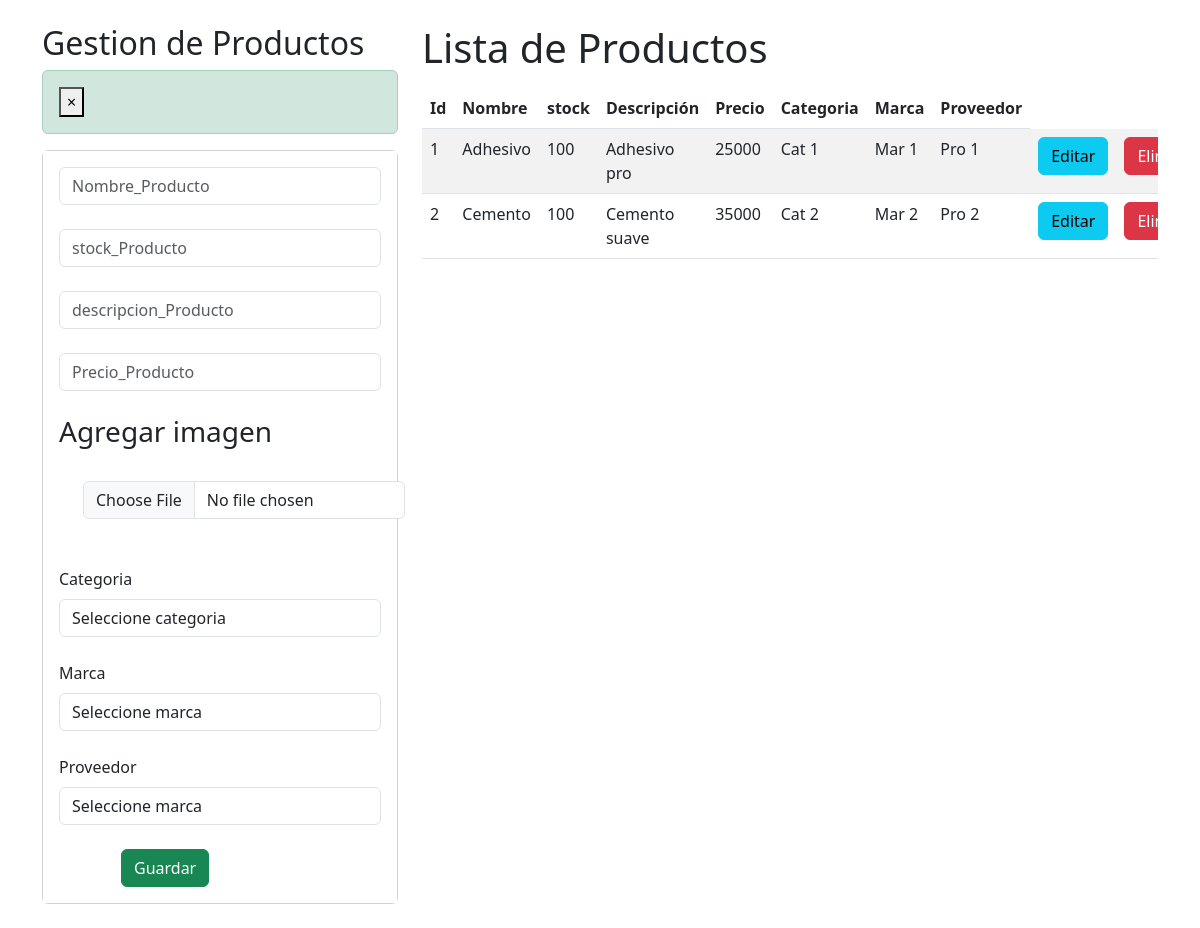
/crud_productos, run on the app's committed database.
### Ferremax/models.py (models this page shows, shortened)
class producto(models.Model):
    idProducto = models.AutoField(primary_key=True)
    nombreProducto = models.CharField(max_length=20, blank=False, null=False)
    stockProducto = models.IntegerField()
    descripcionProducto = models.CharField(max_length=100, blank=False, null=False)
    precioProducto = models.IntegerField()
    imagenProducto = models.ImageField(upload_to='productos/', null=True, blank=True)
    categoria = models.ForeignKey("categoria", on_delete=models.CASCADE)
    marca = models.ForeignKey("marca", on_delete=models.CASCADE)
    proveedor = models.ForeignKey("proveedor", on_delete=models.CASCADE)

class categoria(models.Model):
    idCategoria = models.AutoField(primary_key=True)
    nombreCategoria = models.CharField(max_length=50, blank=False, null=False)
    def __str__(self):
        return str(self.nombreCategoria)

class marca(models.Model):
    idMarca = models.AutoField(primary_key=True)
    nombreMarca = models.CharField(max_length=50, blank=False, null=False)
    def __str__(self):
        return str(self.nombreMarca)

class proveedor(models.Model):
    idProveedor = models.AutoField(primary_key=True)
    nombreProveedor = models.CharField(max_length=50, blank=False, null=False)
    def __str__(self):
        return str(self.nombreProveedor)

### Ferremax/views.py (the view, shortened to what this page needs)
# urls.py: path("crud_productos", crud_productos, name="crud_productos"),
def crud_productos(request):
    if request.method != "POST":
        mar = marca.objects.all()
        cat = categoria.objects.all()
        pro = proveedor.objects.all()
        produ = producto.objects.all()
        context = {
            "marca": mar,
            "categoria": cat,
            "proveedor": pro,
            "productos": produ
        }
        return render(request, "core/crud_productos.html", context)

### Ferremax/templates/core/crud_productos.html (shortened to what this page needs)
<!DOCTYPE html>
<html>
  {% load static %}
  <head>
    <link href="https://cdn.jsdelivr.net/npm/bootstrap@5.3.0/dist/css/bootstrap.min.css" rel="stylesheet">
  </head>
    <body>
        <div id="cont_fondo">
            <div class="container py-4">
                <div class="row">
                    <div class="col-sm-12 col-md-6 col-lg-4 col-xl-4">
                        <h2>Gestion de Productos</h2>
                        <div class="alert alert-dismissible alert-success">
                            <button type="button" class="close" data-dismiss="alert">&times;</button>
                        </div>
                        <div class="card">
                            <div class="card-body" style="background-color: white;">
                                <form action="crud_productos" method="POST" enctype="multipart/form-data">
                                    <div class="form-group">
                                        <input type="text" id="txtNombre_Producto" name="txtNombre_Producto" class="form-control" placeholder="Nombre_Producto" minlength="4"  maxlength="30" required>
                                        <br>
                                        <input type="number" id="txtstock_Producto" name="txtstock_Producto" class="form-control" placeholder="stock_Producto" minlength="4" maxlength="10" required>
                                        <br>
                                        <input type="text" id="txtdescripcion_Producto" name="txtdescripcion_Producto" class="form-control" placeholder="descripcion_Producto" minlength="10" maxlength="100" required>
                                        <br>
                                        <input type="number" id="txtPrecio_Producto" name="txtPrecio_Producto" class="form-control" placeholder="Precio_Producto" minlength="4" maxlength="9" required>
                                        <br>
                                        <label for="imagen_producto" class="form-label h3">Agregar imagen</label>
                                        <input  type="file" name="imagen_producto" id="imagen_producto" class="m-4 form-control">
                                        <br>
                                        <label for="categoria" class="form-label">Categoria</label>
                                        <select name="categoria" class="form-control" id="categoria" required>
                                          <option value="" selected disabled>Seleccione categoria</option>
                                        </select>
                                        <br>
                                        <label for="marca" class="form-label">Marca</label>
                                        <select name="marca" class="form-control" id="marca" required>
                                          <option value="" selected disabled>Seleccione marca</option>
                                        </select>
                                        <br>
                                        <label for="proveedor" class="form-label">Proveedor</label>
                                        <select name="proveedor" class="form-control" id="proveedor" required>
                                          <option value="" selected disabled>Seleccione marca</option>
                                        </select>
                                    </div>
                                    <br>
                                    <div class="row" style="margin-left: 50px; display: flex;">
                                        <div class="form-group">
                                            <button type="submit" class="btn btn-success btn-block text-white">Guardar</button>
                                        </div>
                                        <br>
                                    </div>
                                </form>
                            </div>
                        </div>
                    </div>
                    <div class="col-sm-12 col-md-6 col-lg-8 col-xl-8">
                        <h1>Lista de Productos</h1>
                        <div class="table-responsive py-2">
                            <table class="table table-striped">
                                <thead>
                                    <tr>
                                        <th>Id</th>
                                        <th>Nombre</th>
                                        <th>stock</th>
                                        <th>Descripción</th>
                                        <th>Precio</th>
                                        <th>Categoria</th>
                                        <th>Marca</th>
                                        <th>Proveedor</th>
                                    </tr>
                                </thead>
                                <tbody>
                                    {% for p in productos %}
                                    <tr>
                                        <td>{{p.idProducto}}</td>
                                        <td>{{p.nombreProducto}}</td>
                                        <td>{{p.stockProducto}}</td>
                                        <td>{{p.descripcionProducto}}</td>
                                        <td>{{p.precioProducto}}</td>
                                        <td>{{p.categoria}}</td>
                                        <td>{{p.marca}}</td>
                                        <td>{{p.proveedor}}</td>
                                        <td><a href="/edicion_producto/{{p.idProducto}}" class="btn btn-info">Editar</a></td>
                                        <td><a href="/eliminarProducto/{{p.idProducto}}" class="btn btn-danger" id="btneliminar">Eliminar</a></td>
                                    </tr>
                                    {% endfor %}
                                </tbody>
                            </table>
                        </div>
                    </div>
                </div>
            </div>
        </div>
    </body>
</body>
</html>

### data on the page
producto: idProducto "1", nombreProducto "Adhesivo", stockProducto "100", descripcionProducto "Adhesivo pro", precioProducto "25000", categoria "Cat 1", marca "Mar 1", proveedor "Pro 1"
producto: idProducto "2", nombreProducto "Cemento", stockProducto "100", descripcionProducto "Cemento suave", precioProducto "35000", categoria "Cat 2", marca "Mar 2", proveedor "Pro 2"
